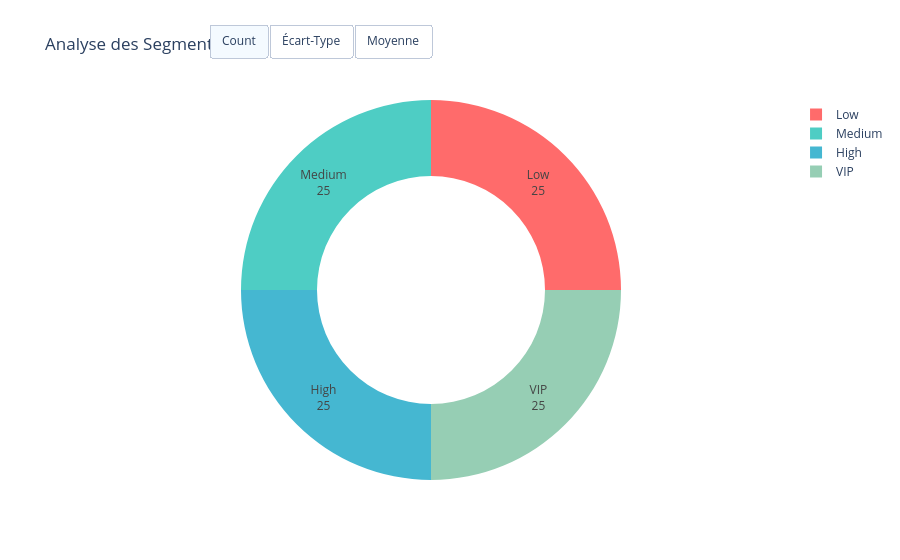

Notebook code for this chart:
### Code cell
import plotly.graph_objects as go
from plotly.subplots import make_subplots

# Calcul des métriques par segment
counts = summary.groupby('CLV_segment')['predicted_clv'].count()
stds = summary.groupby('CLV_segment')['predicted_clv'].std()
means = summary.groupby('CLV_segment')['predicted_clv'].mean()

# Couleurs pour chaque segment
colors = ['#FF6B6B', '#4ECDC4', '#45B7D1', '#96CEB4']

# Création de la figure
fig = go.Figure()

# Ajout des graphiques à secteurs pour chaque métrique
fig.add_trace(go.Pie(
    labels=counts.index,
    values=counts.values,
    name="Count",
    visible=True,
    hole=0.6,
    marker_colors=colors,
    textinfo='label+value',
    hoverinfo='label+value+percent'
))

fig.add_trace(go.Pie(
    labels=stds.index,
    values=stds.values,
    name="Standard Deviation",
    visible=False,
    hole=0.6,
    marker_colors=colors,
    textinfo='label+value',
    hoverinfo='label+value+percent'
))

fig.add_trace(go.Pie(
    labels=means.index,
    values=means.values,
    name="Mean",
    visible=False,
    hole=0.6,
    marker_colors=colors,
    textinfo='label+value',
    hoverinfo='label+value+percent'
))

# Mise à jour du layout
fig.update_layout(
    title_text="Analyse des Segments CLV",
    showlegend=True,
    updatemenus=[
        dict(
            type="buttons",
            direction="right",
            x=0.5,
            y=1.2,
            showactive=True,
            buttons=list([
                dict(
                    label="Count",
                    method="update",
                    args=[{"visible": [True, False, False]}, {"title": "Number of clients per segment"}]),
                dict(
                    label="Standard Deviation",
                    method="update",
                    args=[{"visible": [False, True, False]}, {"title": "Standard Deviation per Segment"}]),
                dict(
                    label="Mean",
                    method="update",
                    args=[{"visible": [False, False, True]}, {"title": "Mean per Segment"}]),
            ]),
        )
    ]
)

fig.show()

### Figure 1 — Plotly figure (JSON) as saved in the notebook; plotly's stock layout.template omitted (floating-point values rounded to 4 significant figures)
{"data": [{"hole": 0.6, "hoverinfo": "label+value+percent", "labels": ["Low", "Medium", "High", "VIP"], "marker": {"colors": ["#FF6B6B", "#4ECDC4", "#45B7D1", "#96CEB4"]}, "name": "Count", "textinfo": "label+value", "type": "pie", "values": [25, 25, 25, 25], "visible": true}, {"hole": 0.6, "hoverinfo": "label+value+percent", "labels": ["Low", "Medium", "High", "VIP"], "marker": {"colors": ["#FF6B6B", "#4ECDC4", "#45B7D1", "#96CEB4"]}, "name": "Standard Deviation", "textinfo": "label+value", "type": "pie", "values": [62.47, 13.76, 16.53, 71.23], "visible": false}, {"hole": 0.6, "hoverinfo": "label+value+percent", "labels": ["Low", "Medium", "High", "VIP"], "marker": {"colors": ["#FF6B6B", "#4ECDC4", "#45B7D1", "#96CEB4"]}, "name": "Mean", "textinfo": "label+value", "type": "pie", "values": [170.7, 257.4, 304.7, 417.8], "visible": false}], "layout": {"showlegend": true, "title": {"text": "Analyse des Segments CLV"}, "updatemenus": [{"buttons": [{"args": [{"visible": [true, false, false]}, {"title": "Nombre de Clients par Segment"}], "label": "Count", "method": "update"}, {"args": [{"visible": [false, true, false]}, {"title": "Écart-Type du CLV par Segment"}], "label": "Écart-Type", "method": "update"}, {"args": [{"visible": [false, false, true]}, {"title": "CLV Moyen par Segment"}], "label": "Moyenne", "method": "update"}], "direction": "right", "showactive": true, "type": "buttons", "x": 0.5, "y": 1.2}]}}
